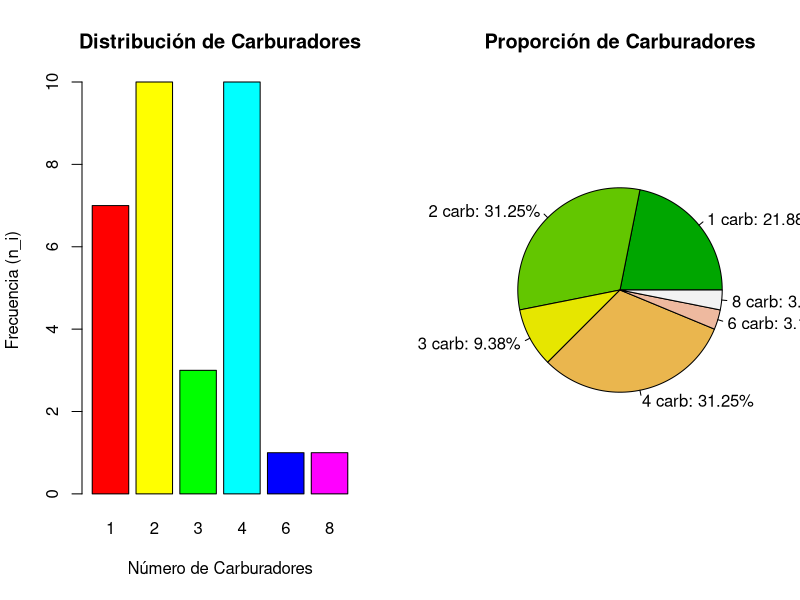

Source code (R):
## ---- chunk 1
#| echo: false
setwd("~/Documents/Cursos/Laboratorio")

## ---- chunk 2
#| echo: true
data(mtcars)
datos_carb <- mtcars$carb
## ---- chunk 3
#| echo: true
datos_carb
## ---- chunk 4
#| echo: true
ni <- table(datos_carb) # Frecuencia absoluta
Ni <- cumsum(ni)    # Frecuencia absoluta acumulada
fi <- prop.table(ni) # Frecuencia relativa
Fi <- cumsum(fi) # Frecuencia relativa acumulada
## ---- chunk 5
#| echo: true
tabla_frecuencias <- data.frame(
  Carburadores = names(ni),
  ni = as.vector(ni),
  Ni = as.vector(Ni),
  fi = round(as.vector(fi), 4),
  Fi = round(as.vector(Fi), 4),
  Porcentaje = paste0(round(as.vector(fi) * 100, 2), "%") )
print(tabla_frecuencias)
## ---- chunk 6
#| echo: false
#| fig-width: 10
#| fig-height: 5 
par(mfrow=c(1,2)) #Para ver dos gráficos lado a lado
# Gráfico de Barras
barplot(ni, col=rainbow(6), 
        main="Distribución de Carburadores",
        xlab="Número de Carburadores", 
        ylab="Frecuencia (n_i)")
# Gráfico circular 
pie(ni, labels = paste0(names(ni), " carb: ", tabla_frecuencias$Porcentaje),
    col=terrain.colors(6),  main="Proporción de Carburadores") 
## ---- chunk 7
#| echo: false
library(knitr)
library(kableExtra)
# Creamos la tabla con estilo
tabla_frecuencias %>% kbl(caption = "Tabla de Frecuencias con Resaltado de Análisis", align = "c") %>% kable_styling(bootstrap_options = c("striped", "hover", "condensed")) %>% row_spec(c(2, 4), bold = TRUE, color = "white", background = "#F46D2A")
